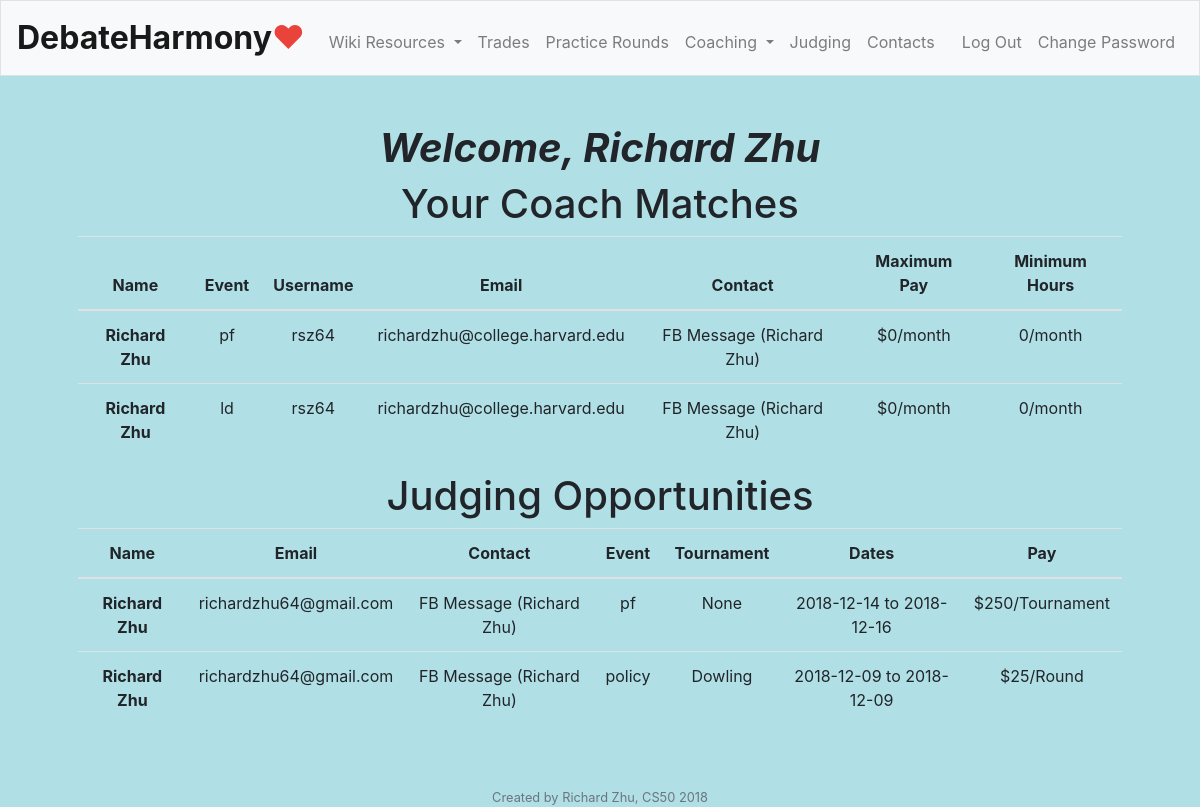
Page /coach (signed in) on the committed database.
### tables this page shows
CREATE TABLE 'users' ('id' INTEGER PRIMARY KEY AUTOINCREMENT NOT NULL, 'hash' TEXT NOT NULL, 'name' varchar(100),'role' varchar(7), 'contact' varchar(100), 'username' text, 'email' text);

CREATE TABLE 'coaching' ('name' varchar(100), 'role' varchar(7), 'event' varchar(10), 'minpay' integer DEFAULT 0 , 'date' date DEFAULT CURRENT_DATE, 'email' varchar(100), 'contact' varchar(100) DEFAULT 'None', 'minhours' integer DEFAULT 0, 'maxhours' integer DEFAULT 0, 'maxpay' integer DEFAULT 0, 'comments' text DEFAULT 'None', 'username' text, 'sentemail' boolean DEFAULT 0, 'coach_id'  INTEGER PRIMARY KEY NOT NULL  );

CREATE TABLE 'judging' ('username' varchar(50), 'tournament' varchar(50),'startdate' date DEFAULT NULL, 'event' varchar(20), 'pay' integer, 'email' varchar(200), 'contact' varchar(200), 'timestamp' timestamp DEFAULT CURRENT_TIMESTAMP, 'enddate' date, 'comments' text DEFAULT 'None', 'name' text, 'payformat' text);

### application.py (the view)
@app.route("/coach")
@login_required
def coach():
    name = db.execute("SELECT name FROM users WHERE id = :id", id=session["user_id"])[0]["name"]
    username = db.execute("SELECT username FROM users WHERE id = :id", id=session["user_id"])[0]["username"]
    userCoaches = coachmatch(session["user_id"])
    judging = db.execute("SELECT * FROM judging")
    return render_template("coach.html", name=name, userCoaches=userCoaches, cNumber=len(userCoaches), userJudges=judging, jNumber=len(judging))

### application.py (called while the page is built)
@app.after_request
def after_request(response):
    response.headers["Cache-Control"] = "no-cache, no-store, must-revalidate"
    response.headers["Expires"] = 0
    response.headers["Pragma"] = "no-cache"
    return response

### helpers.py (called while the page is built)
def login_required(f):
    @wraps(f)
    def decorated_function(*args, **kwargs):
        if session.get("user_id") is None:
            return redirect("/login")
        return f(*args, **kwargs)
    return decorated_function

def usd(value):
    return f"${value}"

### templates/coach.html (shortened to what this page needs)
{% extends "layout.html" %}
{% block main %}
<div>
    <h1 class="welcome">
        Welcome, {{name}}
    </h1>
</div>
<div>
    <h1>
        Your Coach Matches
    </h1>
    <table class="table">
        <thead>
            <tr>
                <th scope="col">Name</th>
                <th scope="col">Event</th>
                <th scope="col">Username</th>
                <th scope="col">Email</th>
                <th scope="col">Contact</th>
                <th scope="col">Maximum Pay</th>
                <th scope="col">Minimum Hours</th>
            </tr>
        </thead>
        <tbody>
            {% for c in range (cNumber) %}
            <tr>
                <th scope="row">{{userCoaches[c]["name"]}}</th>
                <td>{{userCoaches[c]["event"]}}</td>
                <td>{{userCoaches[c]["username"]}}</td>
                <td>{{userCoaches[c]["email"]}}</td>
                <td>{{userCoaches[c]["contact"]}}</td>
                <td>{{userCoaches[c]["maxpay"]|usd }}/month</td>
                <td>{{userCoaches[c]["minhours"]}}/month</td>
            </tr>
            {% endfor %}
        </tbody>
    </table>
</div>
<div>
    <h1>
        Judging Opportunities
    </h1>
    <table class="table">
        <thead>
            <tr>
                <th scope="col">Name</th>
                <th scope="col">Email</th>
                <th scope="col">Contact</th>
                <th scope="col">Event</th>
                <th scope="col">Tournament</th>
                <th scope="col">Dates</th>
                <th scope="col">Pay</th>
            </tr>
        </thead>
        <tbody>
            {% for j in range (jNumber) %}
            <tr>
                <th scope="row">{{userJudges[j]["name"]}}</th>
                <td>{{userJudges[j]["email"]}}</td>
                <td>{{userJudges[j]["contact"]}}</td>
                <td>{{userJudges[j]["event"]}}</td>
                <td>{{userJudges[j]["tournament"]}}</td>
                <td>{{userJudges[j]["startdate"]}} to {{userJudges[j]["enddate"]}} </td>
                <td>{{userJudges[j]["pay"]| usd}}/{{userJudges[j]["payformat"]}}</td>
            </tr>
            {% endfor %}
        </tbody>
    </table>
</div>
{% endblock %}

### templates/layout.html (shortened to what this page needs)
<!DOCTYPE html>
<html lang="en">
    <head>
        <link href="https://maxcdn.bootstrapcdn.com/bootstrap/4.1.3/css/bootstrap.min.css" rel="stylesheet">
        <link href="/static/styles.css" rel="stylesheet">
    </head>
    <body style="background-color:powderblue;">
        <nav class="navbar navbar-expand-md navbar-light bg-light border">
            <a class="navbar-brand" href="/"><span class="black"><strong>DebateHarmony</strong></span><span class="red">&hearts;</span></a>
            <div class="collapse navbar-collapse" id="navbar">
                {% if session.user_id %}
                    <ul class="navbar-nav mr-auto mt-2">
                        <li class="nav-item dropdown">
                            <a class="nav-link dropdown-toggle" href="#" id="navbarDropdown" role="button" data-toggle="dropdown" aria-haspopup="true" aria-expanded="false">
                                Wiki Resources
                            </a>
                        </li>
                        <li class="nav-item"><a class="nav-link" href="/trade">Trades</a></li>
                        <li class="nav-item"><a class="nav-link" href="/practice">Practice Rounds</a></li>
                        <li class="nav-item dropdown">
                            <a class="nav-link dropdown-toggle" href="#" id="navbarDropdown" role="button" data-toggle="dropdown" aria-haspopup="true" aria-expanded="false">
                                Coaching
                            </a>
                        </li>
                        <li class="nav-item"><a class="nav-link" href="/judge">Judging</a></li>
                        <li class="nav-item"><a class="nav-link" href="/contacts">Contacts</a></li>
                    </ul>
                    <ul class="navbar-nav ml-auto mt-2">
                        <li class="nav-item"><a class="nav-link" href="/logout">Log Out</a></li>
                        <li class="nav-item"><a class="nav-link" href="/changepassword">Change Password</a></li>
                    </ul>
                {% else %}
                    <ul class="navbar-nav ml-auto mt-2">
                        <li class="nav-item"><a class="nav-link" href="/register">Register</a></li>
                        <li class="nav-item"><a class="nav-link" href="/login">Log In</a></li>
                    </ul>
                {% endif %}
            </div>
        </nav>
        <main class="container p-5">
            {% block main %}{% endblock %}
        </main>
        <footer class="small text-center text-muted">
            Created by Richard Zhu, CS50 2018
        </footer>
    </body>
</html>

### static/styles.css (style rules this page uses)
nav .navbar-brand { font-size: xx-large; }
nav .navbar-brand .red { color: #ea433b; }
main { overflow-x: auto; text-align: center; }
.welcome { font-size: 100; font-style: italic; font-weight: bold; text-align: center; }

### rows in the picture
users: name "Richard Zhu"
coaching: name "Richard Zhu", event "pf", username "rsz64", email "richardzhu@college.harvard.edu", contact "FB Message (Richard Zhu)", maxpay "$0", minhours "0"
coaching: name "Richard Zhu", event "ld", username "rsz64", email "richardzhu@college.harvard.edu", contact "FB Message (Richard Zhu)", maxpay "$0", minhours "0"
judging: name "Richard Zhu", email "richardzhu64@gmail.com", contact "FB Message (Richard Zhu)", event "pf", startdate "2018-12-14", enddate "2018-12-16", pay "$250", payformat "Tournament"
judging: name "Richard Zhu", email "richardzhu64@gmail.com", contact "FB Message (Richard Zhu)", event "policy", tournament "Dowling", startdate "2018-12-09", enddate "2018-12-09", pay "$25", payformat "Round"

### other values in the picture
{{ userJudges[j]["tournament"] }} "None"
